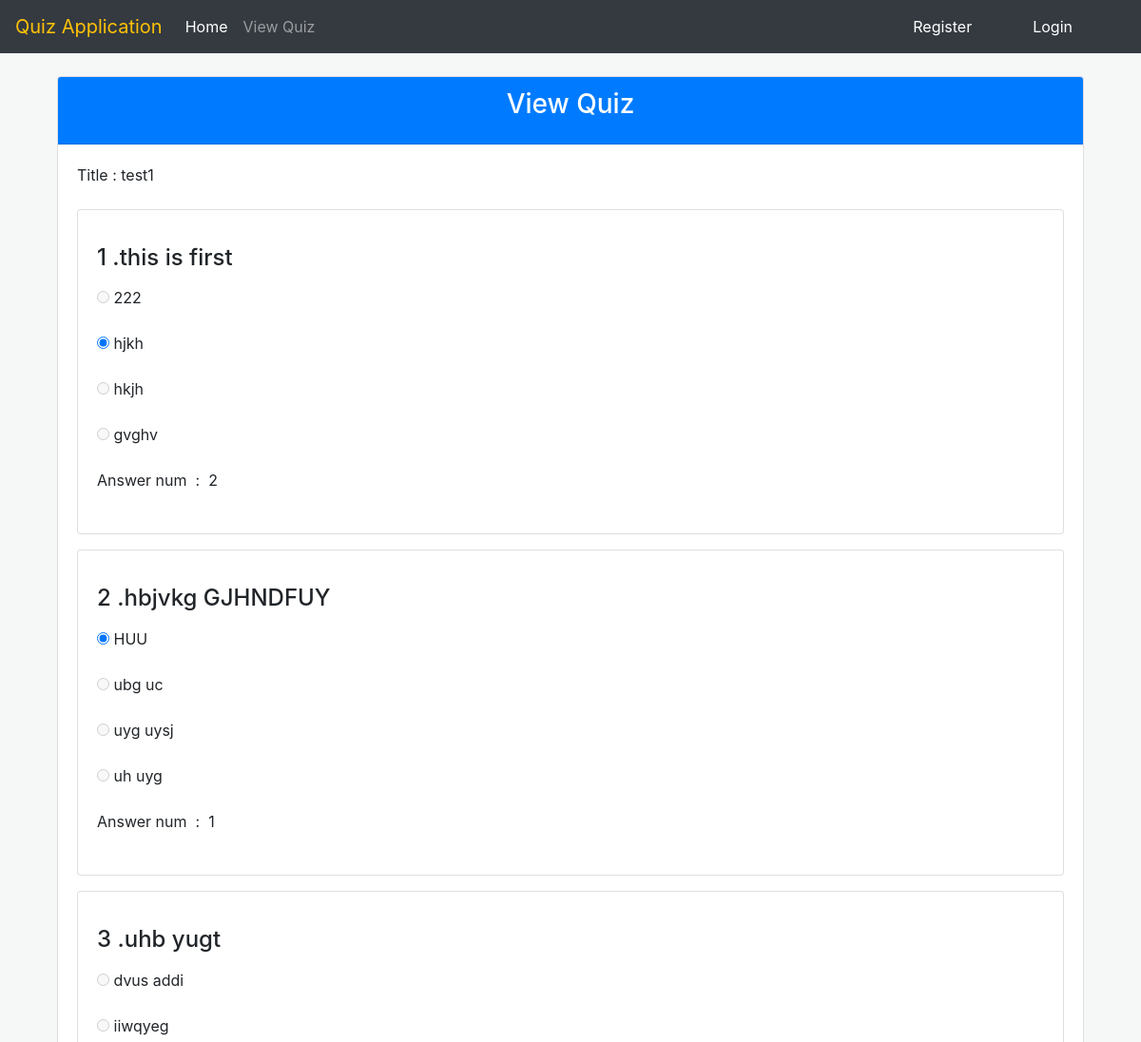
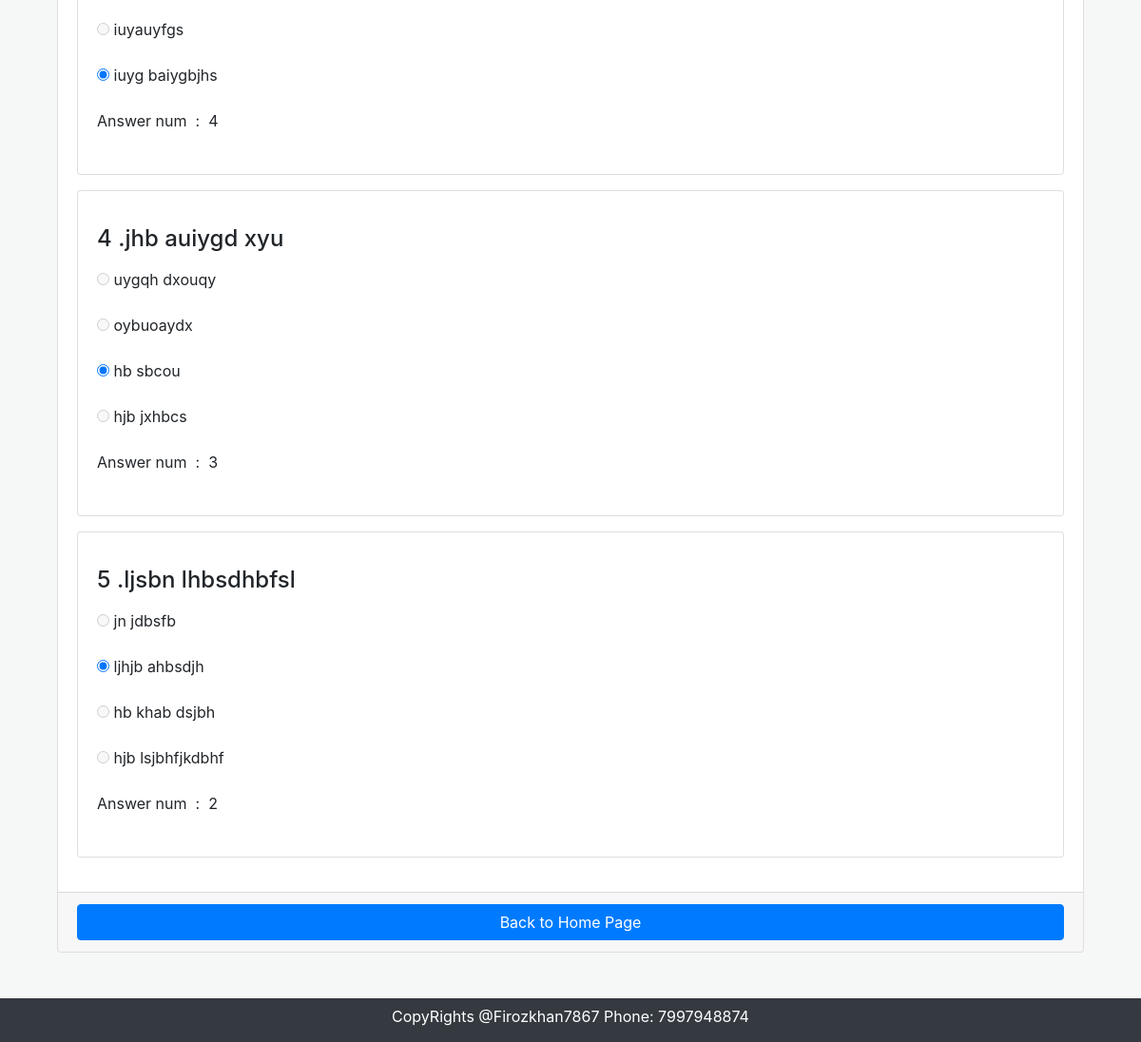
Screenshot of /view/1 with the database file from the repository (2 pictures, top to bottom).
### quiz/models.py (models this page shows, shortened)
class Quiz(models.Model):
    title = models.CharField(max_length=255,unique=True,db_index=True)
    number_of_questions = models.IntegerField(default=10)
    questions = models.ManyToManyField(Question)

class Question(models.Model):
    question_id = models.AutoField(primary_key=True)
    num =  models.IntegerField(blank=True,null=True)
    title = models.TextField()
    option_1 = models.CharField(max_length=500)
    option_2 = models.CharField(max_length=500)
    option_3 = models.CharField(max_length=500)
    option_4 = models.CharField(max_length=500)
    answer = models.IntegerField()

### quiz/views.py (the view)
# urls.py: path('view/<int:pk>', views.view,name="view"),
def view(request,pk):
    quz = Quiz.objects.get(pk=pk)
    context = {
        's':quz,
    }
    return render(request,'view.htm',context)

### templates/view.htm (shortened to what this page needs)
{% extends 'base.htm' %}
{% load static %}
{% block content %}
<section class="content">
    <div class="container-fluid">
        <div class="row">
            <div class="col-md-12">
                <div class="card card-primary">
                    <div class="card-header bg-primary ">
                        <h3 class="card-title text-white text-center">View Quiz</h3>
                    </div>
                    <form role="form" action="" method="POST">
                        <div class="card-body">
                            <div class="form-group">
                                <label>Title : {{s.title}}</label>
                            </div>
                            {% for i in s.questions.all %}
                                <div class="form-group">
                                    <section class="content">
                                        <div class="row">
                                        <div class="col-md-12">
                                            <div class="card card-outline card-info">
                                                <div class="card-body pad">
                                                    <div class="mb-3">
                                                        <p><h4>{{forloop.counter}} .{{i.title}} </h4> </p>
                                                    </div>
                                                    <div class="form-group">
                                                        <input type="radio"   value="{{i.option_1}}" {% if 1 == i.answer %} checked {% else %} disabled {% endif %}>
                                                        <label for="">{{i.option_1}}</label>
                                                    </div>
                                                    <div class="form-group">
                                                        <input type="radio" value="{{i.option_2}}" {% if 2 == i.answer %} checked {% else %} disabled {% endif %}>
                                                        <label>{{i.option_2}}</label>
                                                    </div>
                                                    <div class="form-group">
                                                        <input type="radio"   value="{{i.option_3}}" {% if 3 == i.answer %} checked {% else %} disabled {% endif %}>
                                                        <label>{{i.option_3}}</label>
                                                    </div>
                                                    <div class="form-group">
                                                        <input type="radio"  value="{{i.option_4}}" {% if 4 == i.answer %} checked {% else %} disabled {% endif %}>
                                                        <label>{{i.option_4}}</label>
                                                    </div>
                                                    <div class="form-group">
                                                        <label>Answer num&nbsp; :&nbsp; {{i.answer}}</label>
                                                    </div>
                                                </div>
                                            </div>
                                        </div>
                                        </div>
                                    </section>
                                </div>
                            {% endfor %}
                        </div>
                        <div class="card-footer">
                            <button type="submit" class="btn btn-primary btn-block">Back to Home Page</button>
                        </div>
                    </form>
                </div>
            </div>
        </div>
    </div>
</section>
{% endblock content %}

### templates/base.htm (style rules this page uses)
body { background: rgb(245, 248, 247) }

### rows the page displays
Quiz: title "test1"
Question: title "this is first", option_1 "222", answer "☑", option_2 "hjkh", option_3 "hkjh", option_4 "gvghv", answer "2"
Question: title "hbjvkg GJHNDFUY", answer "☑", option_1 "HUU", option_2 "ubg uc", option_3 "uyg uysj", option_4 "uh uyg", answer "1"
Question: title "uhb yugt", option_1 "dvus addi", option_2 "iiwqyeg", option_3 "iuyauyfgs", answer "☑", option_4 "iuyg baiygbjhs", answer "4"
Question: title "jhb auiygd xyu", option_1 "uygqh dxouqy", option_2 "oybuoaydx", answer "☑", option_3 "hb sbcou", option_4 "hjb jxhbcs", answer "3"
Question: title "ljsbn lhbsdhbfsl", option_1 "jn jdbsfb", answer "☑", option_2 "ljhjb ahbsdjh", option_3 "hb khab dsjbh", option_4 "hjb lsjbhfjkdbhf", answer "2"
